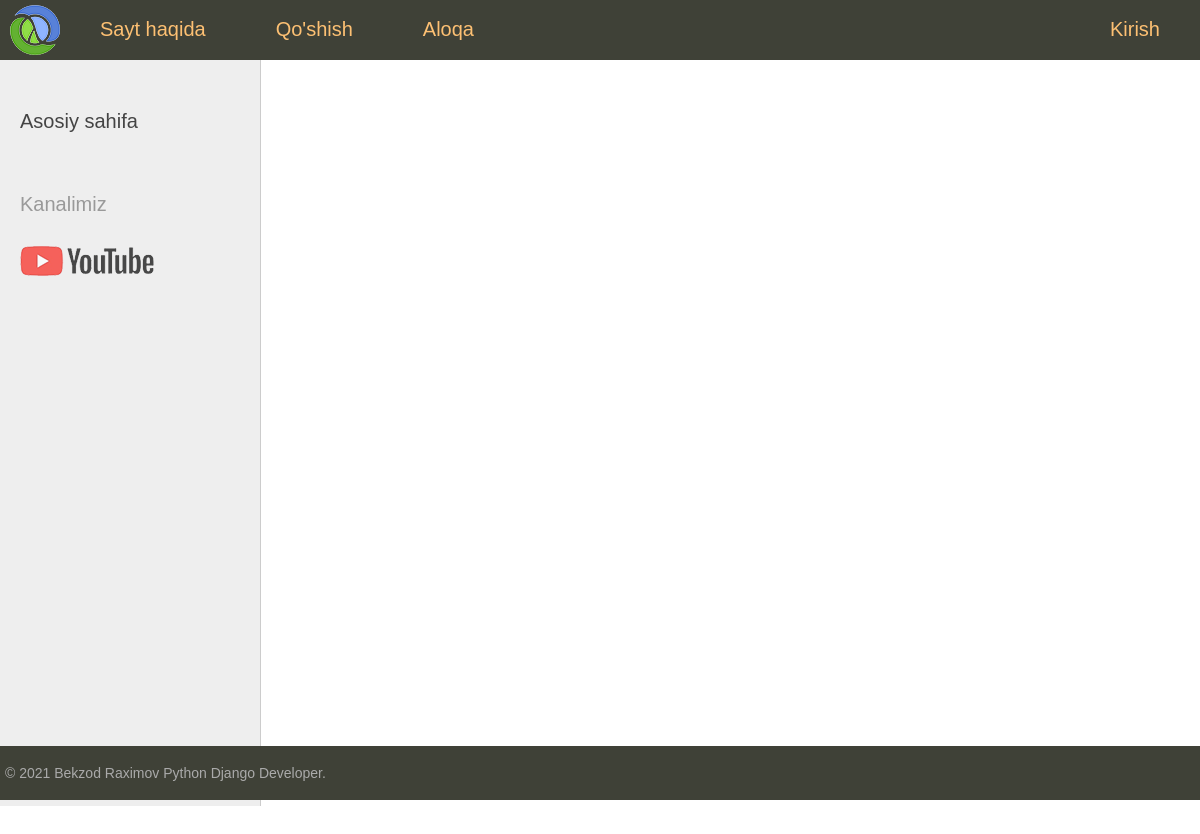
/, run on an earlier commit of the app's database.
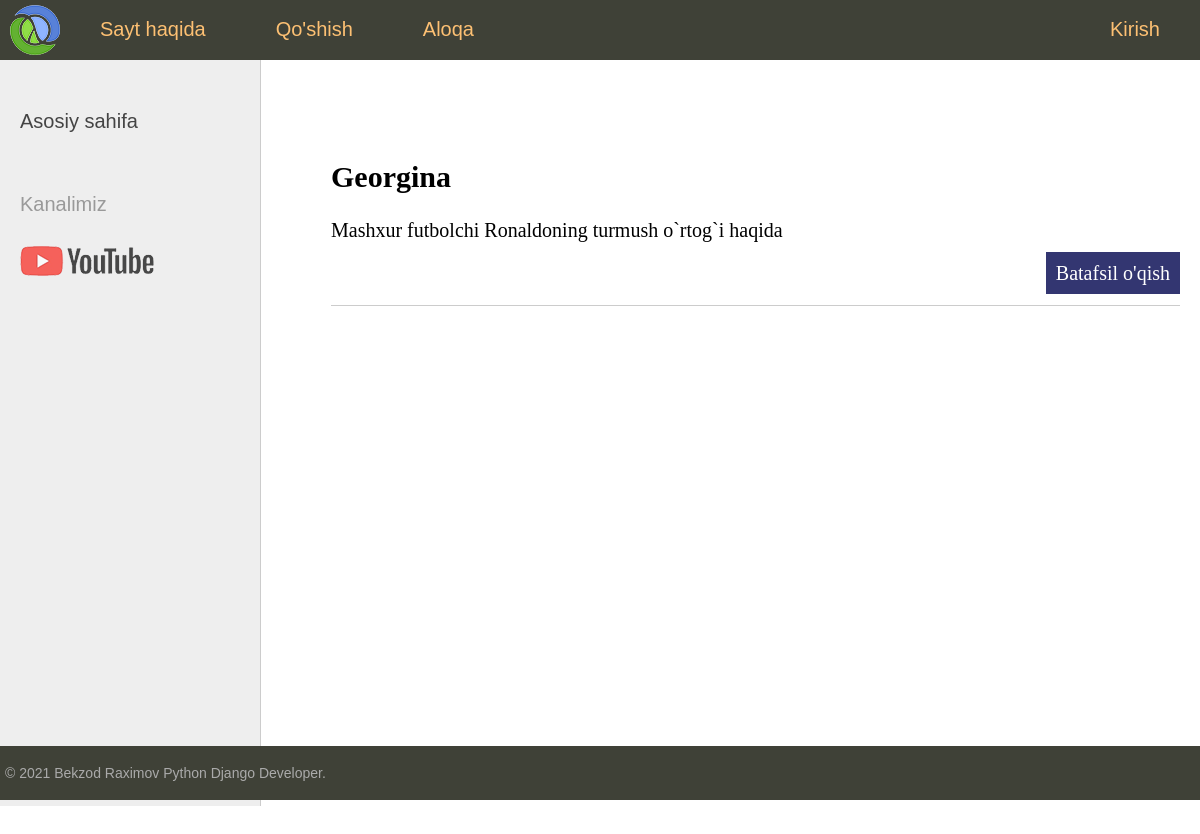
And on a later commit of the database.
### women/models.py (models this page shows, shortened)
class Women(models.Model):
    id = models.AutoField(primary_key=True)
    title = models.CharField(max_length = 250)
    content = models.TextField(blank = True)
    photo = models.ImageField(upload_to = 'photos/%Y/%m/%d/')
    time_create = models.DateTimeField(auto_now_add = True)
    time_update = models.DateTimeField(auto_now = True)
    is_published = models.BooleanField(default = True)
    def get_absolute_url(self):
        return reverse('post', kwargs = {'post_id': self.pk})

### women/views.py (the view)
# urls.py: path('', index, name = 'home'), # http://127.0.0.1:8000/
def index(request):
    posts = Women.objects.all()
    context = {
        'posts': posts,
        'menu': menu,
        'title': 'Asosiy sahifa'
    }
    return render(request, 'women/index.html', context)

### women/templates/women/index.html (shortened to what this page needs)
{% extends 'women/base.html' %}
{% block content %}
<ul class="list-articles">
    {% for p in posts %}
        <li><h2>{{ p.title }}</h2>
        {% autoescape off %}
        <p>{{ p.content|linebreaks|truncatewords:50 }}</p>
        {% endautoescape %}
        <p class="link-read-post"><a href="{{ p.get_absolute_url }}">Batafsil o'qish</a></p></li>
    {% endfor %}
</ul>
{% endblock %}

What changed in the data, as far as the page shows it:
added Women: title "Georgina", content "Mashxur futbolchi Ronaldoning turmush o`rtog`i haqida"
